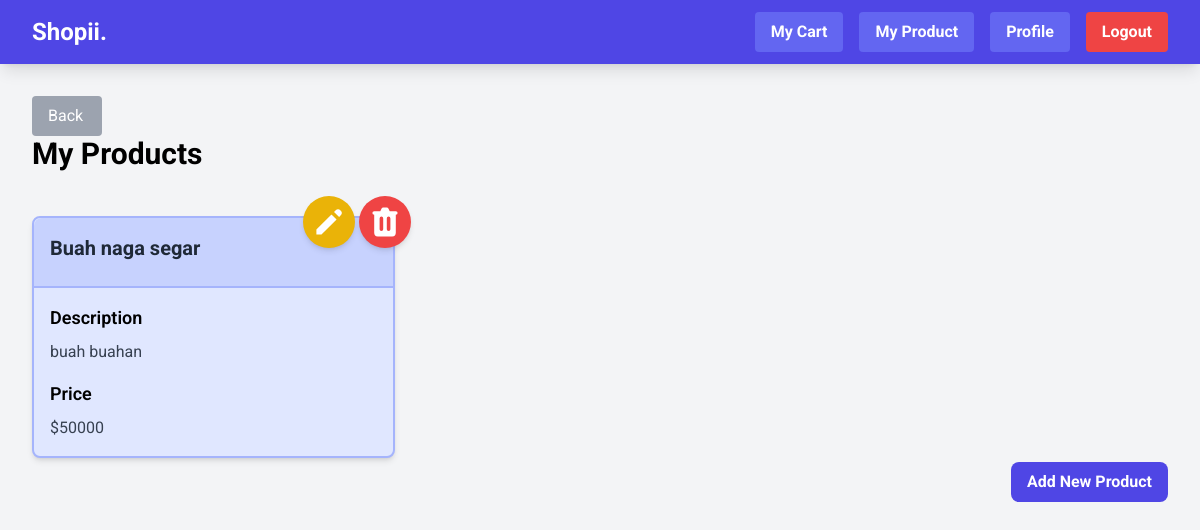
Before: /my-product/ (signed in) with the older database file.
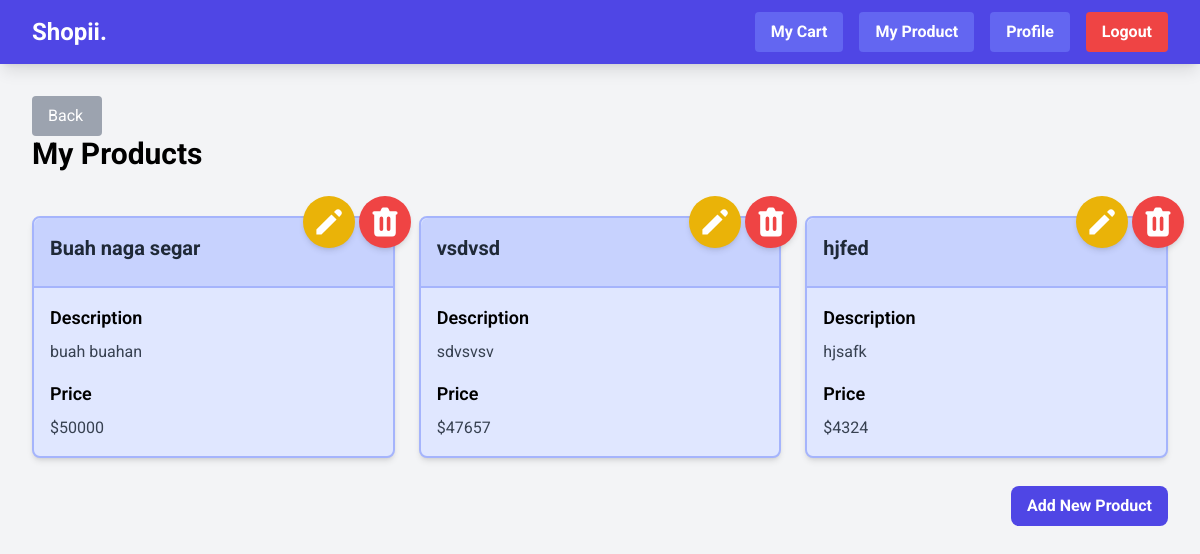
After: the same page with the newer database file.
### main/models.py (models this page shows, shortened)
class ProductEntry(models.Model):
    id = models.UUIDField(primary_key=True, default=uuid.uuid4, editable=False)  # tambahkan baris ini
    user = models.ForeignKey(User, on_delete=models.CASCADE)
    product_name = models.CharField(max_length=255)
    product_desc = models.TextField()
    price = models.IntegerField()

### main/views.py (the view)
# urls.py: path('my-product/', my_product, name='my-product'),
@login_required
def my_product(request):
    product_entries = ProductEntry.objects.filter(user=request.user)
    context = {
        'product_entries': product_entries,
    }
    return render(request, 'my_product.html', context)

### main/templates/my_product.html (shortened to what this page needs)
{% extends 'base.html' %}
{% load static %}
{% block content %}
{% include 'navbar.html' %}
<div class="overflow-x-hidden px-4 md:px-8 pb-8 pt-24 min-h-screen bg-gray-100 flex flex-col">
  <a href="{% url 'main:show_main' %}" class="bg-gray-400 w-[70px] hover:bg-gray-600 text-white py-2 px-4 rounded">
      Back
  </a>
  <h1 class="text-3xl font-bold mb-6">My Products</h1>
  {% if not product_entries %}
  <div class="flex flex-col items-center justify-center min-h-[24rem] p-6">
      <p class="text-center text-gray-600 mt-4">No products available in your catalog.</p>
  </div>
  {% else %}
  <div class="columns-1 sm:columns-2 lg:columns-3 gap-6 space-y-6 w-full">
      {% for product_entry in product_entries %}
          {% include 'card_product.html' with product_entry=product_entry %}
      {% endfor %}
  </div>
  {% endif %}
  <div class="flex justify-end mt-6">
    <a href="{% url 'main:create_product_entry' %}" class="bg-indigo-600 hover:bg-indigo-700 text-white font-bold py-2 px-4 rounded-lg transition duration-300 ease-in-out transform hover:-translate-y-1 hover:scale-105">
        Add New Product
    </a>
  </div>
</div>
{% endblock content %}

### templates/base.html (shortened to what this page needs)
{% load static %}
<!DOCTYPE html>
<html lang="en">
  <head>
    <script src="https://cdn.tailwindcss.com">
    </script>
    <link rel="stylesheet" href="{% static 'css/global.css' %}"/>
  </head>
  <body>
    {% block content %} {% endblock content %}
  </body>
</html>

### templates/navbar.html (shortened to what this page needs)
<nav class="bg-indigo-600 shadow-lg fixed top-0 left-0 z-40 w-screen">
    <div class="max-w-7xl mx-auto px-4 sm:px-6 lg:px-8">
      <div class="flex items-center justify-between h-16">
        <div class="flex items-center">
          <h1 class="text-2xl font-bold text-center text-white">Shopii.</h1>
        </div>
        <div class="hidden md:flex items-center">
          {% if user.is_authenticated %}
            <a href="{% url 'main:show_cart' %}" class="text-center bg-indigo-500 hover:bg-indigo-600 text-white font-bold py-2 px-4 rounded transition duration-300 mr-4">
              My Cart
            </a>
            <a href="{% url 'main:my-product' %}" class="text-center bg-indigo-500 hover:bg-indigo-600 text-white font-bold py-2 px-4 rounded transition duration-300 mr-4">
              My Product
            </a>
            <a href="{% url 'main:profile' %}" class="text-center bg-indigo-500 hover:bg-indigo-600 text-white font-bold py-2 px-4 rounded transition duration-300 mr-4">
              Profile
            </a>
            <a href="{% url 'main:logout' %}" class="text-center bg-red-500 hover:bg-red-600 text-white font-bold py-2 px-4 rounded transition duration-300">
              Logout
            </a>
          {% endif %}
        </div>
      </div>
    </div>
  </nav>

### main/templates/card_product.html (shortened to what this page needs)
<div class="relative break-inside-avoid">
  <div class="relative top-5 bg-indigo-100 shadow-md rounded-lg mb-6 flex flex-col border-2 border-indigo-300 transform transition-transform duration-300">
      <div class="bg-indigo-200 text-gray-800 p-4 rounded-t-lg border-b-2 border-indigo-300">
          <h3 class="font-bold text-xl mb-2">{{ product_entry.product_name }}</h3>
      </div>
      <div class="p-4">
          <p class="font-semibold text-lg mb-2">Description</p>
          <p class="text-gray-700 mb-4">
              {{ product_entry.product_desc }}
          </p>
          <p class="font-semibold text-lg mb-2">Price</p>
          <p class="text-gray-700">
              ${{ product_entry.price }}
          </p>
      </div>
  </div>
  <div class="absolute top-0 -right-4 flex space-x-1">
      <a href="{% url 'main:edit_product' product_entry.pk %}" class="bg-yellow-500 hover:bg-yellow-600 text-white rounded-full p-2 transition duration-300 shadow-md">
          <svg xmlns="http://www.w3.org/2000/svg" class="h-9 w-9" viewBox="0 0 20 20" fill="currentColor">
              <path d="M13.586 3.586a2 2 0 112.828 2.828l-.793.793-2.828-2.828.793-.793zM11.379 5.793L3 14.172V17h2.828l8.38-8.379-2.83-2.828z" />
          </svg>
      </a>
      <a href="{% url 'main:delete_product' product_entry.pk %}" class="bg-red-500 hover:bg-red-600 text-white rounded-full p-2 transition duration-300 shadow-md">
      </a>
  </div>
</div>

### templates/base.html (style rules this page uses)
body { font-family: 'Roboto', sans-serif; }

Changed rows visible on the page:
added ProductEntry: product_name "vsdvsd", product_desc "sdvsvsv", price "47657"
added ProductEntry: product_name "hjfed", product_desc "hjsafk", price "4324"
